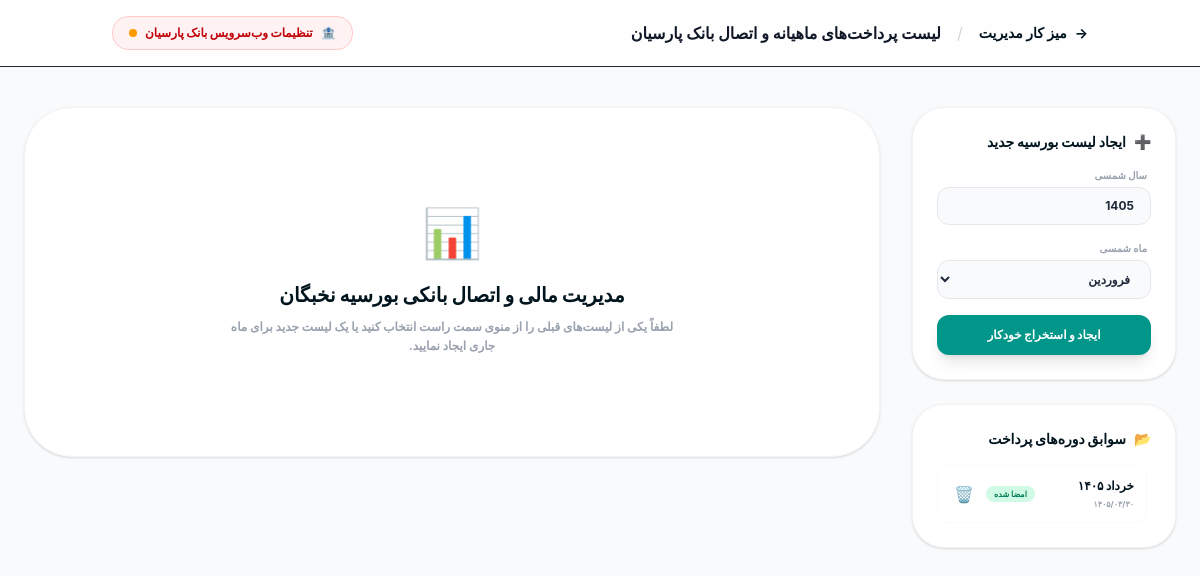
/admin/bursary-payments.php (signed in), run on an earlier commit of the app's database.
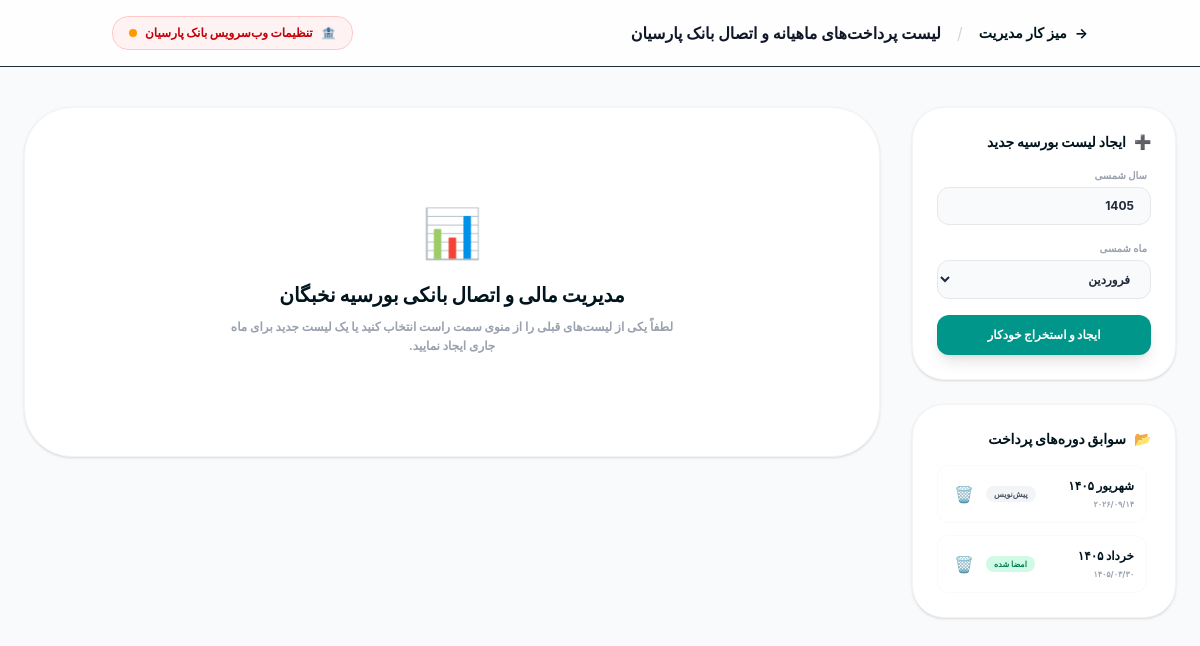
And on a later commit of the database.
### tables this page shows
CREATE TABLE bank_api_settings (
    id INTEGER PRIMARY KEY AUTOINCREMENT,
    bank_name TEXT DEFAULT 'parsian',
    is_active INTEGER DEFAULT 1,
    is_sandbox INTEGER DEFAULT 1,
    api_url TEXT DEFAULT 'https://api.parsian-bank.ir/v1',
    client_id TEXT DEFAULT '',
    client_secret TEXT DEFAULT '',
    api_key TEXT DEFAULT '',
    source_account TEXT DEFAULT '',
    source_iban TEXT DEFAULT '',
    token TEXT DEFAULT '',
    token_expires_at TEXT DEFAULT '',
    updated_at TEXT DEFAULT ''
);

CREATE TABLE monthly_bursary_lists (
        id INTEGER PRIMARY KEY AUTOINCREMENT,
        year TEXT NOT NULL,
        month TEXT NOT NULL,
        status TEXT NOT NULL DEFAULT 'draft',
        created_at TEXT NOT NULL,
        admin_approved_at TEXT,
        signed_bahraman INTEGER DEFAULT 0,
        signed_sanobari INTEGER DEFAULT 0,
        signed_bahraman_at TEXT,
        signed_sanobari_at TEXT
    , bank_batch_id TEXT, bank_tracking_code TEXT, bank_status TEXT DEFAULT 'pending_submission', bank_submitted_at TEXT, bank_response_json TEXT);

### includes/ParsianBankService.php (called while the page is built, shortened)
<?php
class ParsianBankService {
    private $pdo;
    private $settings;
    public function __construct(PDO $pdo) {
        $this->pdo = $pdo;
        $this->loadSettings();
    }
    public function loadSettings() {
        $stmt = $this->pdo->query("SELECT * FROM bank_api_settings WHERE bank_name = 'parsian' LIMIT 1");
        $this->settings = $stmt->fetch(PDO::FETCH_ASSOC);
    }
    public function getSettings() {
        return $this->settings;
    }
}

### admin/bursary-payments.php (the view, shortened to what this page needs)
<?php
require_once '../includes/auth.php';
require_once '../includes/ParsianBankService.php';
$bankService = new ParsianBankService($pdo);
$bankSettings = $bankService->getSettings();
$lists = $pdo->query("SELECT * FROM monthly_bursary_lists ORDER BY year DESC, month DESC")->fetchAll();
$active_list = null;
$active_items = [];
$view_id = (int)($_GET['view_id'] ?? ($_POST['list_id'] ?? 0));
function toFarsi($str) {
    $farsi = ['۰','۱','۲','۳','۴','۵','۶','۷','۸','۹'];
    $latin = ['0','1','2','3','4','5','6','7','8','9'];
    return str_replace($latin, $farsi, (string)$str);
}
?>
<!DOCTYPE html>
<html lang="fa" dir="rtl">
<head>
<link rel="stylesheet" href="/assets/tailwind.min.css">
</head>
<body class="bg-gray-50 font-sans text-gray-800 antialiased min-h-screen pb-20" x-data="bursaryManager(<?php echo htmlspecialchars(json_encode(array_map(function($i) {
    return [
        'id' => (int)$i['id'],
        'student_id' => (int)$i['student_id'],
        'student_name' => $i['student_name'],
        'account_number' => $i['account_number'] ?? '',
        'base_amount' => (int)$i['base_amount'],
        'computer_installment' => (int)$i['computer_installment'],
        'loan_installment' => (int)$i['loan_installment'],
        'other_deductions' => (int)$i['other_deductions'],
        'deductions_desc' => $i['deductions_desc'] ?? '',
        'final_amount' => (int)$i['final_amount'],
        'is_selected' => isset($i['is_selected']) ? (int)$i['is_selected'] : 1
    ];
}, $active_items))); ?>)">
    <nav class="bg-white/80 backdrop-blur-md border-b sticky top-0 z-50">
        <div class="container mx-auto px-6 py-4 flex flex-col sm:flex-row justify-between items-center gap-4">
            <div class="flex items-center gap-4">
                <a href="index.php" class="text-primary-900 font-bold text-sm flex items-center gap-2 group">
                    <span class="group-hover:translate-x-1 transition-transform">→</span>
                    میز کار مدیریت
                </a>
                <span class="text-gray-300">/</span>
                <span class="font-bold text-gray-900">لیست پرداخت‌های ماهیانه و اتصال بانک پارسیان</span>
            </div>
            <div class="flex items-center gap-3">
                <a href="parsian-settings.php" class="px-4 py-2 bg-red-50 hover:bg-red-100 text-red-700 text-xs font-black rounded-2xl border border-red-200 transition flex items-center gap-2">
                    <span>🏦</span> تنظیمات وب‌سرویس بانک پارسیان
                    <span class="w-2 h-2 rounded-full <?php echo ($bankSettings['is_sandbox'] ?? 1) ? 'bg-amber-500' : 'bg-emerald-500 animate-pulse'; ?>"></span>
                </a>
            </div>
        </div>
    </nav>
    <main class="container mx-auto px-6 py-10 max-w-7xl">
        <div class="grid grid-cols-1 lg:grid-cols-4 gap-8">
            <div class="lg:col-span-1 space-y-6">
                <div class="bg-white rounded-[2rem] p-6 shadow-sm border border-gray-100">
                    <h3 class="text-sm font-black text-primary-900 mb-4 flex items-center gap-2">
                        <span>➕</span> ایجاد لیست بورسیه جدید
                    </h3>
                    <form action="bursary-payments.php" method="POST" class="space-y-4">
                        <div>
                            <label class="text-[10px] font-bold text-gray-400 block mb-1 px-1">سال شمسی</label>
                            <input type="text" name="year" required value="1405" placeholder="مثلاً 1405" class="w-full bg-gray-50 border border-gray-200 rounded-xl px-4 py-2.5 text-xs font-bold focus:outline-none focus:ring-1 focus:ring-teal-500">
                        </div>
                        <div>
                            <label class="text-[10px] font-bold text-gray-400 block mb-1 px-1">ماه شمسی</label>
                            <select name="month" required class="w-full bg-gray-50 border border-gray-200 rounded-xl px-4 py-2.5 text-xs font-bold focus:outline-none focus:ring-1 focus:ring-teal-500 cursor-pointer">
                                <option value="فروردین">فروردین</option>
                            </select>
                        </div>
                        <button type="submit" class="w-full py-3 bg-teal-600 hover:bg-primary-900 text-white text-xs font-black rounded-xl shadow-lg transition-colors">
                            ایجاد و استخراج خودکار
                        </button>
                    </form>
                </div>
                <div class="bg-white rounded-[2rem] p-6 shadow-sm border border-gray-100">
                    <h3 class="text-sm font-black text-primary-900 mb-4 flex items-center gap-2">
                        <span>📂</span> سوابق دوره‌های پرداخت
                    </h3>
                    <div class="space-y-3 max-h-96 overflow-y-auto pr-1">
                        <?php if (empty($lists)): ?>
                            <p class="text-[10px] text-gray-400 text-center py-4 font-bold">هیچ لیست پرداختی ثبت نشده است.</p>
                        <?php else: ?>
                            <?php foreach ($lists as $ls):
                                $status_badge = '';
                                if ($ls['status'] === 'draft') $status_badge = '<span class="bg-gray-100 text-gray-600 text-[8px] font-bold px-2 py-0.5 rounded-full">پیش‌نویس</span>';
                                elseif ($ls['status'] === 'pending_admin') $status_badge = '<span class="bg-amber-100 text-amber-700 text-[8px] font-bold px-2 py-0.5 rounded-full">بررسی مدیر</span>';
                                elseif ($ls['status'] === 'pending_signatures') $status_badge = '<span class="bg-blue-100 text-blue-700 text-[8px] font-bold px-2 py-0.5 rounded-full">امضای اعضا</span>';
                                elseif ($ls['status'] === 'signed') $status_badge = '<span class="bg-emerald-100 text-emerald-700 text-[8px] font-bold px-2 py-0.5 rounded-full">امضا شده</span>';
                                elseif ($ls['status'] === 'paid') $status_badge = '<span class="bg-teal-100 text-teal-700 text-[8px] font-bold px-2 py-0.5 rounded-full">بایگانی/پرداخت‌شده</span>';
                            ?>
                            <div class="block p-3 rounded-xl border border-gray-50 hover:bg-gray-50 flex justify-between items-center transition-colors <?php echo $view_id === (int)$ls['id'] ? 'bg-teal-50/50 border-teal-100' : 'bg-white'; ?>">
                                <a href="bursary-payments.php?view_id=<?php echo $ls['id']; ?>" class="text-right flex-1">
                                    <h4 class="text-xs font-black text-primary-900"><?php echo $ls['month'] . ' ' . toFarsi($ls['year']); ?></h4>
                                    <span class="text-[8px] text-gray-400 font-bold block mt-1"><?php echo toFarsi(date('Y/m/d', strtotime($ls['created_at']))); ?></span>
                                </a>
                                <div class="flex items-center gap-2">
                                    <?php echo $status_badge; ?>
                                    <?php if ($ls['status'] !== 'paid'): ?>
                                    <form action="bursary-payments.php" method="POST" onsubmit="return confirm('آیا از حذف پیش‌نویس دوره <?php echo $ls['month'] . ' ' . $ls['year']; ?> اطمینان دارید؟ تمام ردیف‌های این دوره حذف خواهند شد.')" class="inline">
                                        <button type="submit" class="text-gray-300 hover:text-rose-600 p-1 transition" title="حذف این پیش‌نویس">
                                            🗑️
                                        </button>
                                    </form>
                                    <?php endif; ?>
                                </div>
                            </div>
                            <?php endforeach; ?>
                        <?php endif; ?>
                    </div>
                </div>
            </div>
            <div class="lg:col-span-3 space-y-6">
                <?php if (!$active_list): ?>
                    <div class="bg-white rounded-[3rem] p-12 text-center border border-gray-100 shadow-sm flex flex-col items-center justify-center min-h-[350px]">
                        <span class="text-5xl mb-6">📊</span>
                        <h2 class="text-xl font-black text-primary-900 mb-2">مدیریت مالی و اتصال بانکی بورسیه نخبگان</h2>
                        <p class="text-xs text-gray-400 font-bold max-w-md leading-relaxed">لطفاً یکی از لیست‌های قبلی را از منوی سمت راست انتخاب کنید یا یک لیست جدید برای ماه جاری ایجاد نمایید.</p>
                    </div>
                <?php endif; ?>
            </div>
        </div>
    </main>
</body>
</html>

What changed in the data, as far as the page shows it:
added monthly_bursary_lists: month "شهریور", year "۱۴۰۵", created_at "۲۰۲۶/۰۹/۱۴", status "پیش‌نویس"
